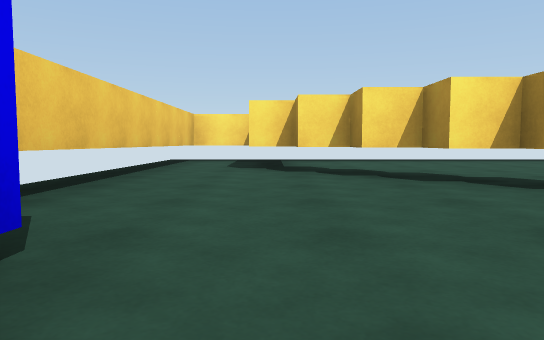
[1] (above)

23 first-person views from a walk through a scene from a Unity 3-D project. The camera is 0.58 m above the floor, tilts 4° down and sees 70° across. The floor is counted in squares, 2 m on a side. Each view is taken from the middle of a square. On the plan, view 1 faces up. The plan holds only what a view shows up to about 9 squares ahead; the rest is blank. The player character is not drawn.

[2]
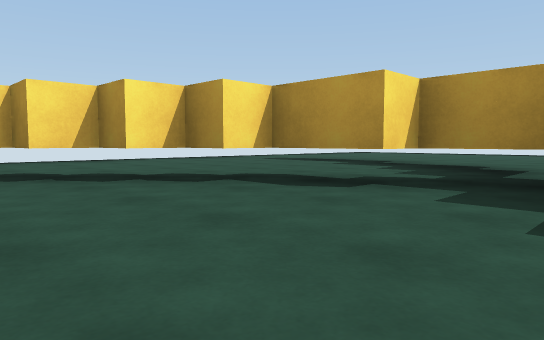

[3]
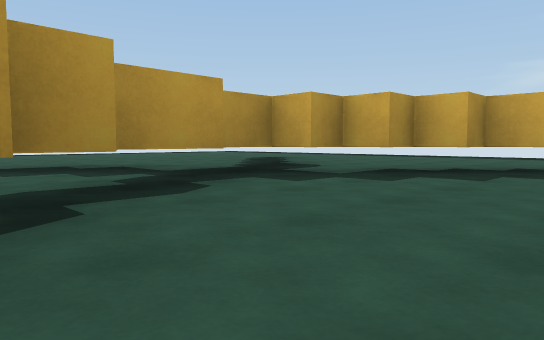

[4]
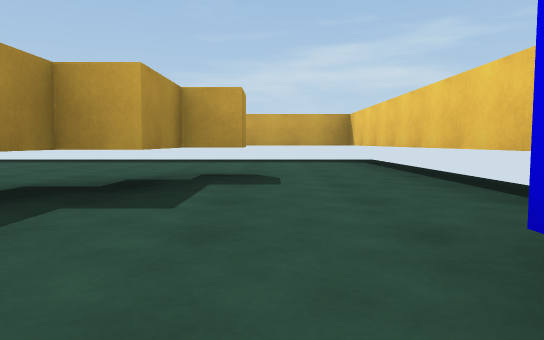

[5]
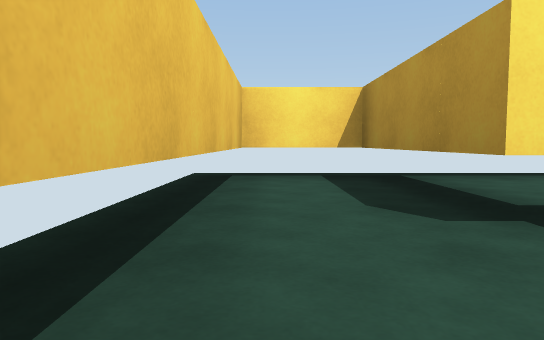

[6]
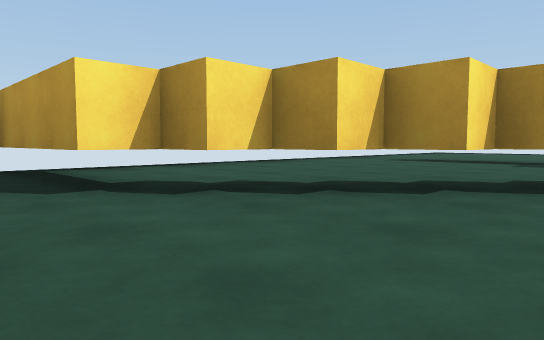

[7]
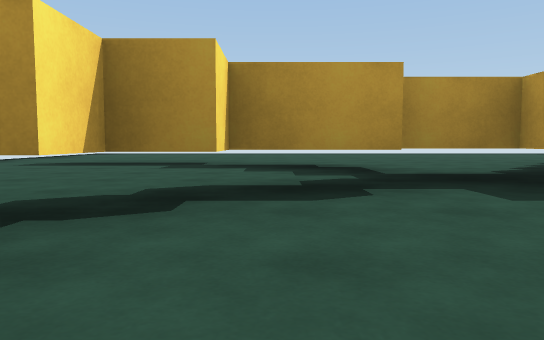

[8]
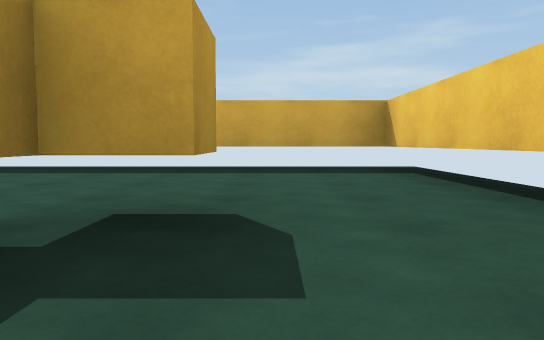

[9]
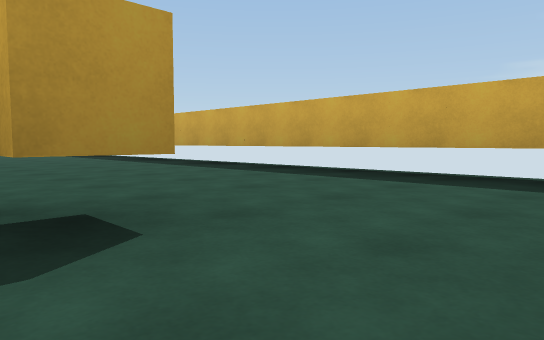

[10]
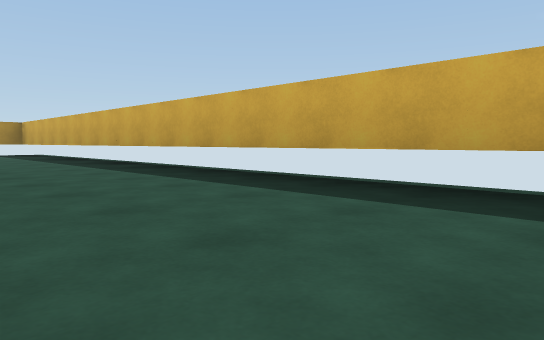

[11]
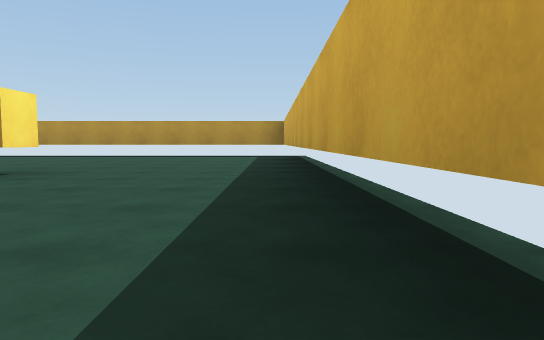

[12]
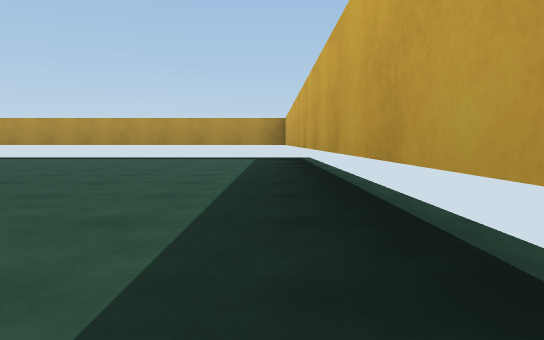

[13]
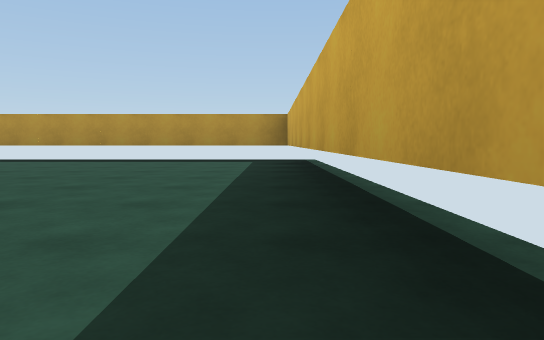

[14]
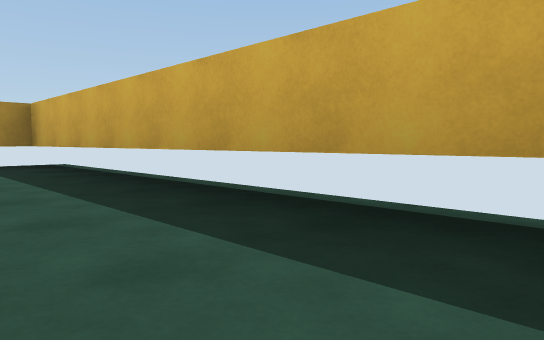

[15]
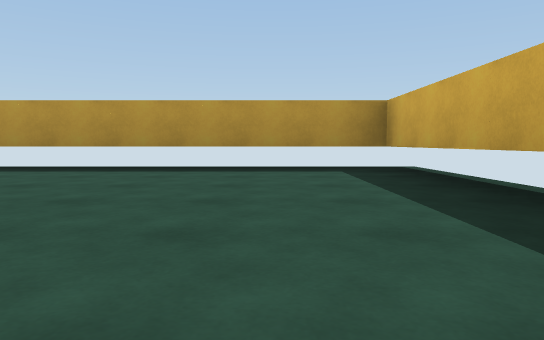

[16]
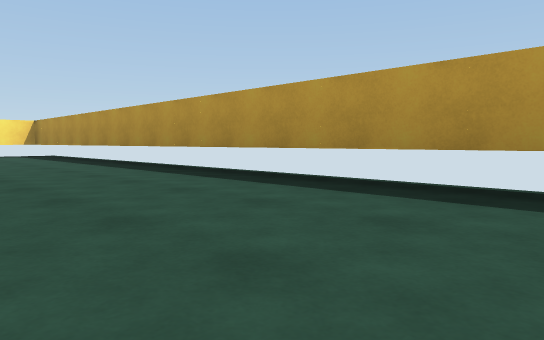

[17]
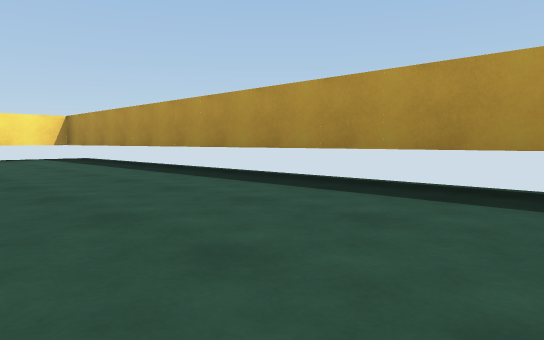

[18]
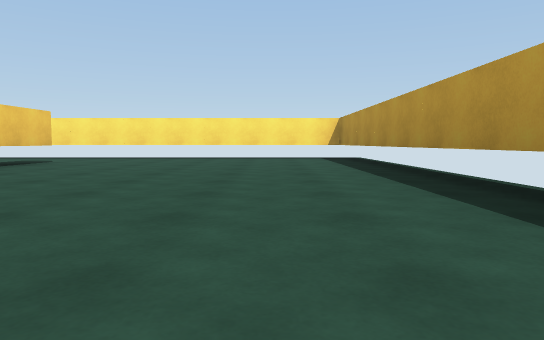

[19]
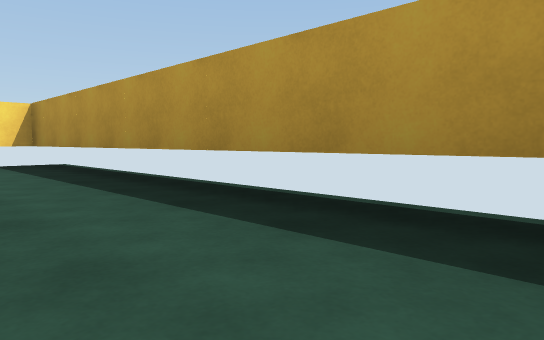

[20]
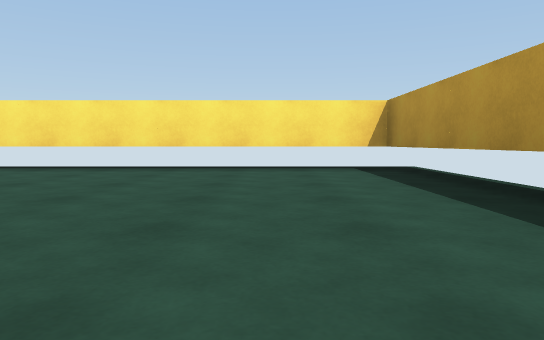

[21]
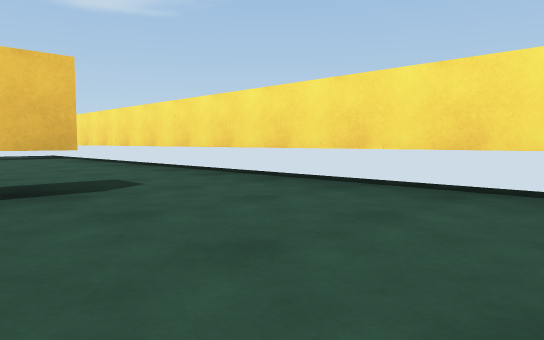

[22]
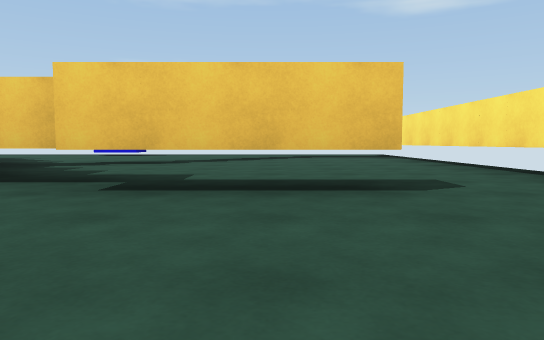

[23]
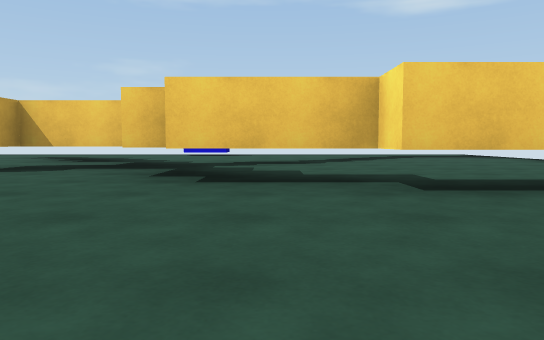

### Floor plan
Key: @ floor where view 1 was taken; # wall or solid block; . floor; T thing the floor can be seen under or through; B blue block.
Columns run from 2 left of view 1 to 11 right of it. Each row starts with its distance up from view 1.
  7 ##############
  6 #.#..........#
  5 #.T..........#
  4 #.TT...T.....#
  3 #..TT..T.....#
  2 #...T..T.....#
  1   ...TT......#
  0  B@..T.......#
 -1 #...T.T......#
 -2 #..#...T.....#
 -3 #............#
 -4 #............#
 -5 #............#
 -6 ##############

Positions as (right, up) in squares from view 1, and headings:
1: (0, 0), facing up
2: (0, 0), facing up-right
3: (0, 3), facing down-right
4: (0, 1), facing down
5: (-1, 3), facing up
6: (-1, 2), facing up-right
7: (0, 2), facing right
8: (0, -1), facing down
9: (-1, -2), facing down-right
10: (0, -3), facing down-right
11: (2, -5), facing right
12: (3, -5), facing right
13: (4, -5), facing right
14: (5, -4), facing down-right
15: (6, -4), facing right
16: (8, -3), facing up-right
17: (8, -1), facing up-right
18: (9, -1), facing up
19: (9, 1), facing up-right
20: (9, 2), facing up
21: (8, 4), facing up-left
22: (8, 4), facing left
23: (8, 2), facing left
